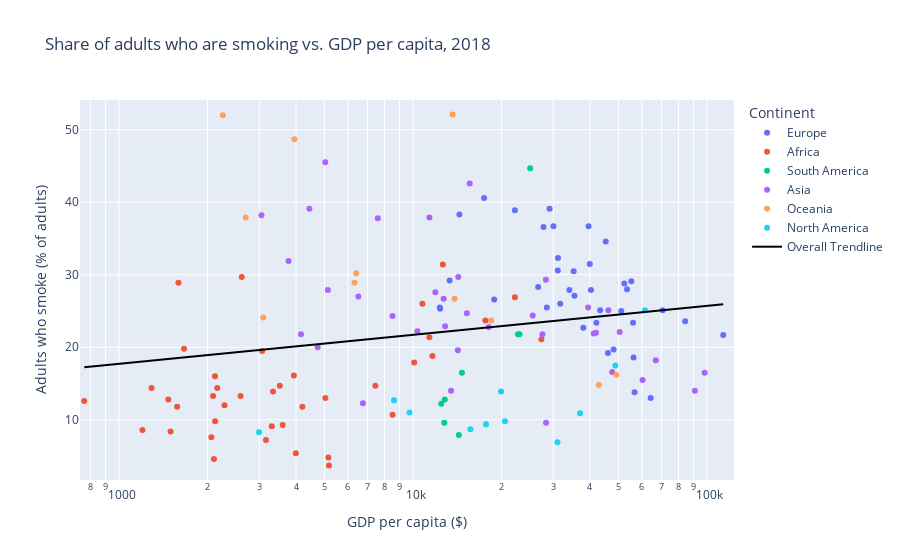

Notebook source saved alongside this figure:
### Markdown cell above
### 3. Share of adults who smoke vs. GDP per capita
**_Is there a trend between the share of adults who smoke vs. GDP per capita ?_** <br>
The data is scattered compared to datasets previously analysed. The share of adults who smoke appears to be the lowest in African countries, where the GDP per capita is the lowest. Countries with a high GDP per capita have a slightly higher share of smokers than countries in Africa.  The countries with the highest share of adults who smoke have a GDP per capita lower than the median (\\$14,253). Apart from these observations, no specific conclusions can be drawn because R^2 is close to zero, which indicates that the data is in principle not suitable for regression. This also implies the correlation between the share of adults who smoke and the GDP per capita is low.

### Code cell
#Plot share of adults who smoke vs. GDP per capita
plotFigure(GDPperCapita('share-of-adults-who-are-smoking-by-level-of-prosperity.csv',
           'GDP per capita, PPP (constant 2017 international $)',
          'Prevalence of current tobacco use (% of adults)',
          'Share of adults who are smoking vs. GDP per capita'), 'GDP per capita ($)', 
           'Adults who smoke (% of adults)', 'Share of adults who are smoking vs. GDP per capita', 
           25, pow(10,4), 2, 2, 9)

### Figure 1 — Plotly figure (JSON) as saved in the notebook; plotly's stock layout.template omitted (floating-point values rounded to 4 significant figures; data arrays with more than 128 entries replaced by an {"elided": "..."} marker saying what was removed)
{"data": [{"customdata": [["Albania"], ["Austria"], ["Belarus"], ["Belgium"], ["Bosnia and Herzegovina"], ["Bulgaria"], ["Croatia"], ["Cyprus"], ["Czechia"], ["Denmark"], ["Estonia"], ["Finland"], ["France"], ["Germany"], ["Greece"], ["Hungary"], ["Iceland"], ["Ireland"], ["Italy"], ["Latvia"], ["Lithuania"], ["Luxembourg"], ["Malta"], ["Moldova"], ["Netherlands"], ["Norway"], ["Poland"], ["Portugal"], ["Romania"], ["Russia"], ["Serbia"], ["Slovakia"], ["Slovenia"], ["Spain"], ["Sweden"], ["Switzerland"], ["Ukraine"], ["United Kingdom"]], "hovertemplate": "Continent=Europe<br>GDP per capita ($)=%{x}<br>Adults who smoke (% of adults)=%{y}<br>Entity=%{customdata[0]}<extra></extra>", "legendgroup": "Europe", "marker": {"color": "#636efa", "symbol": "circle"}, "mode": "markers", "name": "Europe", "orientation": "v", "showlegend": true, "type": "scatter", "x": [13320.0, 55300.0, 18890.0, 51110.0, 14390.0, 22210.0, 27800.0, 39560.0, 39930.0, 56280.0, 35210.0, 48130.0, 45250.0, 53460.0, 29150.0, 31100.0, 56720.0, 84300.0, 42050.0, 30040.0, 35430.0, 113600.0, 43310.0, 12360.0, 56060.0, 64340.0, 31670.0, 34040.0, 28520.0, 26660.0, 17450.0, 31130.0, 37970.0, 40310.0, 52350.0, 70660.0, 12340.0, 46040.0], "xaxis": "x", "y": [29.2, 29.1, 26.6, 25, 38.3, 38.9, 36.6, 36.7, 31.5, 18.6, 30.5, 19.7, 34.6, 28, 39.1, 30.6, 13.8, 23.6, 23.4, 36.7, 27.1, 21.7, 25.1, 25.3, 23.4, 13, 26, 27.9, 25.5, 28.3, 40.6, 32.3, 22.7, 27.9, 28.8, 25.1, 25.5, 19.2], "yaxis": "y"}, {"customdata": [["Algeria"], ["Benin"], ["Botswana"], ["Burkina Faso"], ["Burundi"], ["Cameroon"], ["Chad"], ["Comoros"], ["Congo"], ["Cote d'Ivoire"], ["Egypt"], ["Eswatini"], ["Ethiopia"], ["Gambia"], ["Ghana"], ["Kenya"], ["Lesotho"], ["Liberia"], ["Madagascar"], ["Malawi"], ["Mali"], ["Mauritius"], ["Morocco"], ["Mozambique"], ["Namibia"], ["Niger"], ["Nigeria"], ["Rwanda"], ["Sao Tome and Principe"], ["Senegal"], ["Seychelles"], ["Sierra Leone"], ["South Africa"], ["Tanzania"], ["Togo"], ["Tunisia"], ["Uganda"], ["Zambia"], ["Zimbabwe"]], "hovertemplate": "Continent=Africa<br>GDP per capita ($)=%{x}<br>Adults who smoke (% of adults)=%{y}<br>Entity=%{customdata[0]}<extra></extra>", "legendgroup": "Africa", "marker": {"color": "#EF553B", "symbol": "circle"}, "mode": "markers", "name": "Africa", "orientation": "v", "showlegend": true, "type": "scatter", "x": [11640.0, 3161.0, 17630.0, 2120.0, 761.5, 3604.0, 1576.0, 3067.0, 3933.0, 5033.0, 11370.0, 8521.0, 2104.0, 2158.0, 5178.0, 4204.0, 2615.0, 1497.0, 1592.0, 1471.0, 2284.0, 22210.0, 7447.0, 1290.0, 10090.0, 1201.0, 5155.0, 2089.0, 3993.0, 3309.0, 27340.0, 1663.0, 12630.0, 2590.0, 2061.0, 10760.0, 2122.0, 3522.0, 3342.0], "xaxis": "x", "y": [18.8, 7.2, 23.7, 16, 12.6, 9.3, 11.8, 19.5, 16.1, 13, 21.4, 10.7, 4.6, 14.4, 3.7, 11.8, 29.7, 8.4, 28.9, 12.8, 12, 26.9, 14.7, 14.4, 17.9, 8.6, 4.8, 13.3, 5.4, 9.1, 21.1, 19.8, 31.4, 13.3, 7.6, 26, 9.8, 14.7, 13.9], "yaxis": "y"}, {"customdata": [["Argentina"], ["Brazil"], ["Chile"], ["Colombia"], ["Guyana"], ["Paraguay"], ["Peru"], ["Uruguay"]], "hovertemplate": "Continent=South America<br>GDP per capita ($)=%{x}<br>Adults who smoke (% of adults)=%{y}<br>Entity=%{customdata[0]}<extra></extra>", "legendgroup": "South America", "marker": {"color": "#00cc96", "symbol": "circle"}, "mode": "markers", "name": "South America", "orientation": "v", "showlegend": true, "type": "scatter", "x": [22760.0, 14670.0, 25030.0, 14310.0, 12480.0, 12830.0, 12780.0, 23040.0], "xaxis": "x", "y": [21.8, 16.5, 44.7, 7.9, 12.2, 12.8, 9.6, 21.8], "yaxis": "y"}, {"customdata": [["Armenia"], ["Azerbaijan"], ["Bahrain"], ["Bangladesh"], ["Brunei"], ["Cambodia"], ["China"], ["Georgia"], ["India"], ["Indonesia"], ["Iran"], ["Iraq"], ["Israel"], ["Japan"], ["Kazakhstan"], ["Kuwait"], ["Kyrgyzstan"], ["Laos"], ["Lebanon"], ["Malaysia"], ["Mongolia"], ["Myanmar"], ["Nepal"], ["Oman"], ["Pakistan"], ["Philippines"], ["Qatar"], ["Saudi Arabia"], ["Singapore"], ["South Korea"], ["Sri Lanka"], ["Thailand"], ["Timor"], ["Turkey"], ["United Arab Emirates"], ["Uzbekistan"]], "hovertemplate": "Continent=Asia<br>GDP per capita ($)=%{x}<br>Adults who smoke (% of adults)=%{y}<br>Entity=%{customdata[0]}<extra></extra>", "legendgroup": "Asia", "marker": {"color": "#ab63fa", "symbol": "circle"}, "mode": "markers", "name": "Asia", "orientation": "v", "showlegend": true, "type": "scatter", "x": [12720.0, 14210.0, 46200.0, 4441.0, 60390.0, 4159.0, 15240.0, 14250.0, 6519.0, 11370.0, 13470.0, 10350.0, 39420.0, 41180.0, 25540.0, 50480.0, 5133.0, 7593.0, 15590.0, 27560.0, 11920.0, 5029.0, 3774.0, 28350.0, 4739.0, 8516.0, 90970.0, 47590.0, 98220.0, 41950.0, 12860.0, 18100.0, 3052.0, 28310.0, 66970.0, 6755.0], "xaxis": "x", "y": [26.7, 19.6, 25.1, 39.1, 15.5, 21.8, 24.7, 29.7, 27, 37.9, 14, 22.2, 25.5, 21.9, 24.4, 22.1, 27.9, 37.8, 42.6, 21.8, 27.6, 45.5, 31.9, 9.6, 20, 24.3, 14, 16.6, 16.5, 22, 22.9, 22.8, 38.2, 29.3, 18.2, 12.3], "yaxis": "y"}, {"customdata": [["Australia"], ["Fiji"], ["Kiribati"], ["Nauru"], ["New Zealand"], ["Palau"], ["Samoa"], ["Solomon Islands"], ["Tonga"], ["Tuvalu"], ["Vanuatu"]], "hovertemplate": "Continent=Oceania<br>GDP per capita ($)=%{x}<br>Adults who smoke (% of adults)=%{y}<br>Entity=%{customdata[0]}<extra></extra>", "legendgroup": "Oceania", "marker": {"color": "#FFA15A", "symbol": "circle"}, "mode": "markers", "name": "Oceania", "orientation": "v", "showlegend": true, "type": "scatter", "x": [49150.0, 13850.0, 2254.0, 13640.0, 42870.0, 18440.0, 6322.0, 2698.0, 6411.0, 3946.0, 3093.0], "xaxis": "x", "y": [16.2, 26.7, 52, 52.1, 14.8, 23.7, 28.9, 37.9, 30.2, 48.7, 24.1], "yaxis": "y"}, {"customdata": [["Bahamas"], ["Barbados"], ["Canada"], ["Costa Rica"], ["Dominican Republic"], ["El Salvador"], ["Haiti"], ["Jamaica"], ["Mexico"], ["Panama"], ["United States"]], "hovertemplate": "Continent=North America<br>GDP per capita ($)=%{x}<br>Adults who smoke (% of adults)=%{y}<br>Entity=%{customdata[0]}<extra></extra>", "legendgroup": "North America", "marker": {"color": "#19d3f3", "symbol": "circle"}, "mode": "markers", "name": "North America", "orientation": "v", "showlegend": true, "type": "scatter", "x": [37020.0, 15670.0, 48800.0, 20560.0, 17710.0, 8614.0, 2992.0, 9735.0, 19930.0, 31010.0, 61590.0], "xaxis": "x", "y": [10.9, 8.7, 17.5, 9.8, 9.4, 12.7, 8.3, 11, 13.9, 6.9, 25.1], "yaxis": "y"}, {"hovertemplate": "<b>OLS trendline</b><br>Prevalence of current tobacco use (% of adults) = 3.99875 * log10(GDP per capita, PPP (constant 2017 international $)) + 5.72921<br>R<sup>2</sup>=0.039024<br><br>GDP per capita ($)=%{x}<br>Adults who smoke (% of adults)=%{y} <b>(trend)</b><extra></extra>", "legendgroup": "Overall Trendline", "line": {"color": "black"}, "mode": "lines", "name": "Overall Trendline", "showlegend": true, "type": "scatter", "x": {"elided": "143 float values"}, "xaxis": "x", "y": {"elided": "143 float values"}, "yaxis": "y"}], "layout": {"legend": {"title": {"text": "Continent"}, "tracegroupgap": 0}, "title": {"text": "Share of adults who are smoking vs. GDP per capita, 2018"}, "xaxis": {"anchor": "y", "domain": [0, 1], "range": [2.867, 5.092], "title": {"text": "GDP per capita ($)"}, "type": "log"}, "yaxis": {"anchor": "x", "domain": [0, 1], "range": [1.7, 54.1], "title": {"text": "Adults who smoke (% of adults)"}}}}
